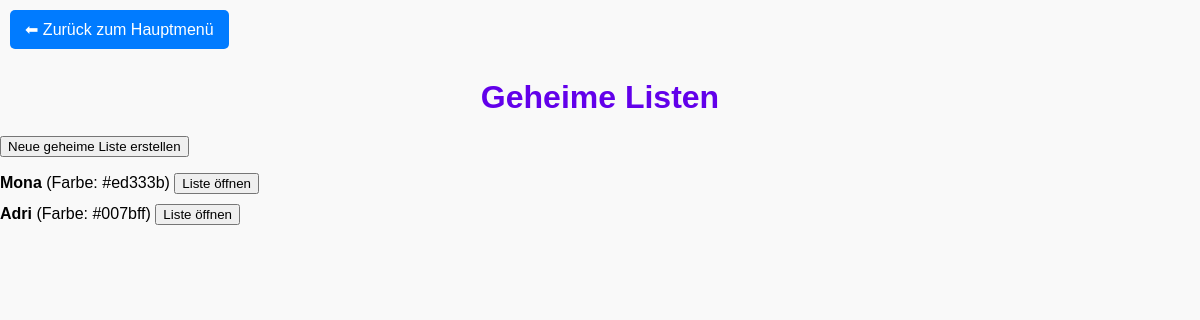
/secret/, run on the app's committed database.
### tables this page shows
CREATE TABLE secret_lists (
    id INTEGER PRIMARY KEY AUTOINCREMENT,
    name TEXT UNIQUE,
    color TEXT,
    password TEXT
);

### secret_lists.py (the view)
@secret_bp.route("/")
def show_secret_lists():
    secret_lists = get_secret_lists()
    return render_template("secret_lists.html", secret_lists=secret_lists)

### secret_lists_manager.py (called while the page is built)
def get_db_connection():
    conn = sqlite3.connect(DATABASE)
    conn.row_factory = sqlite3.Row
    return conn

def get_secret_lists():
    conn = get_db_connection()
    cursor = conn.cursor()
    cursor.execute("SELECT * FROM secret_lists")
    lists = cursor.fetchall()
    conn.close()
    return [dict(row) for row in lists]

### templates/secret_lists.html (shortened to what this page needs)
<!DOCTYPE html>
<html lang="de">
<head>
  <link rel="stylesheet" href="{{ url_for('static', filename='styles.css') }}">
</head>
<body>
  <a href="{{ url_for('index') }}" class="back-button">⬅ Zurück zum Hauptmenü</a>
  <h1>Geheime Listen</h1>
  <a href="{{ url_for('secret.create_secret_list') }}">
    <button type="button">Neue geheime Liste erstellen</button>
  </a>
  {% if secret_lists %}
    <ul>
      {% for s in secret_lists %}
        <li>
          <strong>{{ s.name }}</strong> (Farbe: {{ s.color }})
          <a href="{{ url_for('secret.open_secret_list', name=s.name) }}">
            <button type="button">Liste öffnen</button>
          </a>
        </li>
      {% endfor %}
    </ul>
  {% else %}
    <p>Keine geheimen Listen gefunden.</p>
  {% endif %}
</body>
</html>

### static/styles.css (style rules this page uses)
body { font-family: Arial, sans-serif; background-color: #f9f9f9; margin: 0; padding: 0; }
h1 { text-align: center; margin: 20px 0; color: #6200ea; }
ul { list-style: none; padding: 0; }
ul li { margin-bottom: 10px; }
.back-button { display: inline-block; margin: 10px; padding: 10px 15px; background-color: #007bff; color: white; text-decoration: none; border-radius: 5px; font-size: 16px; }

### data on the page
secret_lists: name "Mona", color "#ed333b"
secret_lists: name "Adri", color "#007bff"
